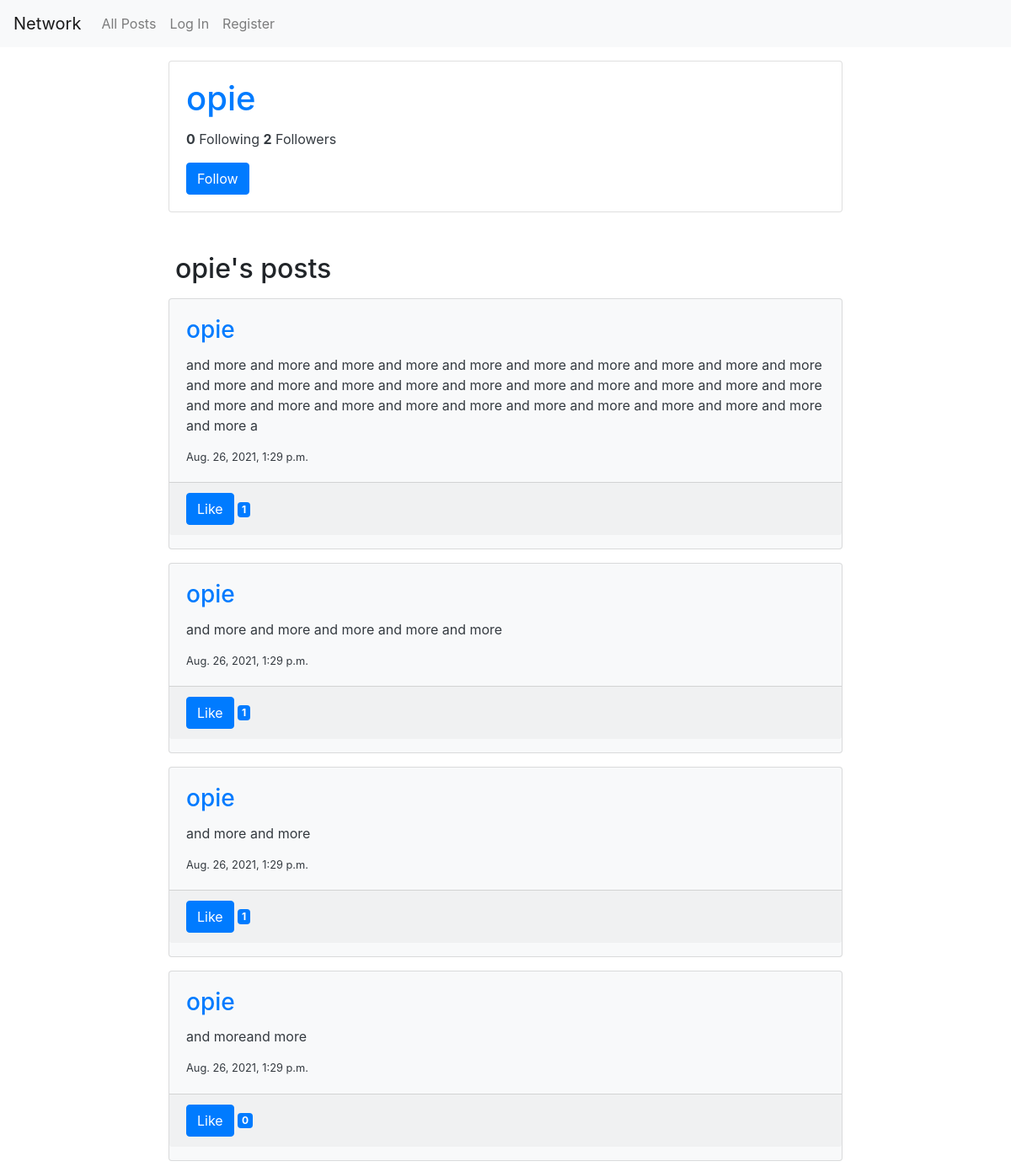
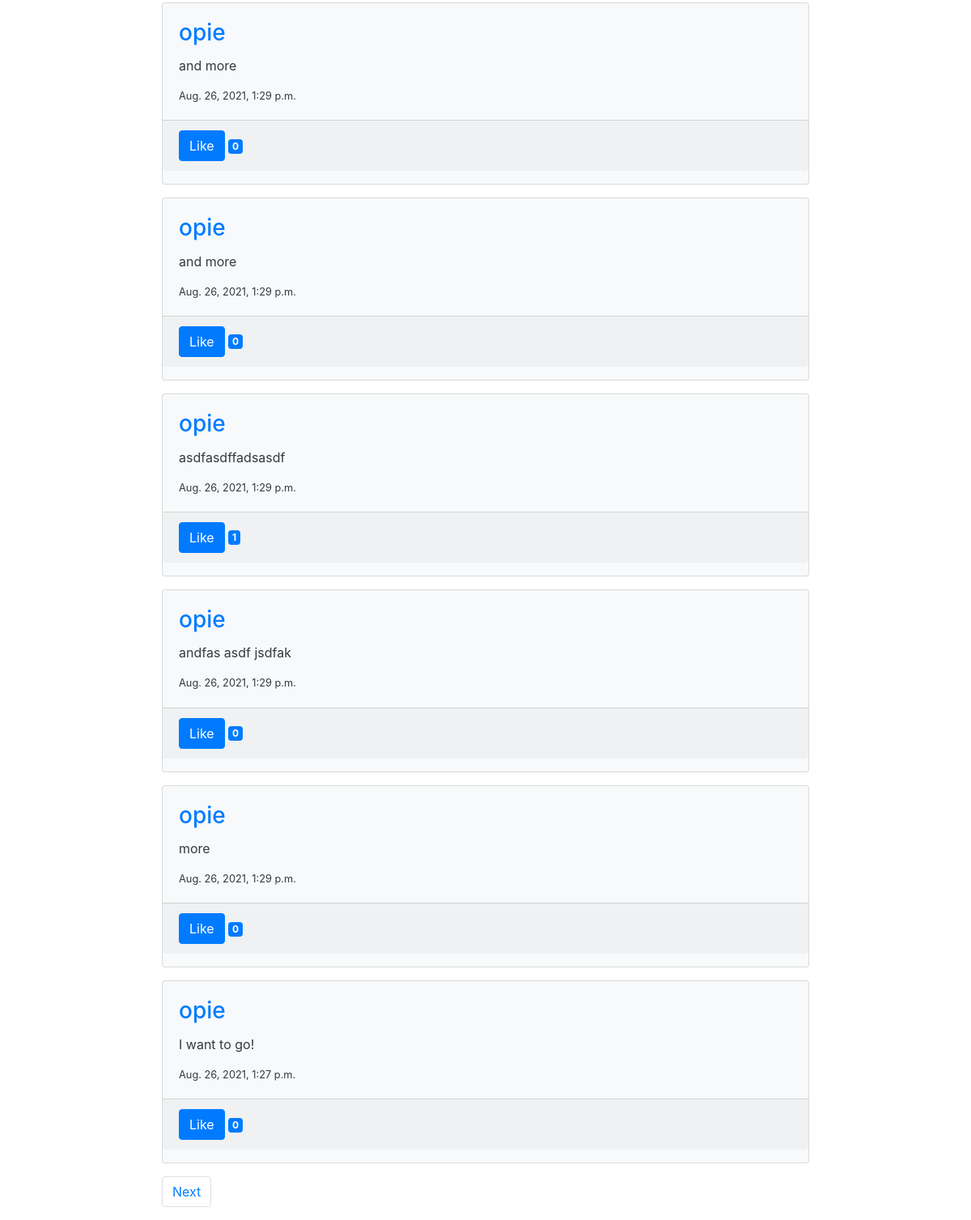
The app's page /profile/opie with its own data (2 pictures, top to bottom).
### network/models.py (models this page shows, shortened)
class User(AbstractUser):
    def __str__(self):
        return f"{self.username}"

class Post(models.Model):
    poster = models.ForeignKey(User, on_delete=models.CASCADE, related_name="posts")
    content = models.CharField(max_length=280)
    created = models.DateTimeField(auto_now_add=True)
    updated = models.DateTimeField(auto_now=True)

### network/views.py (the view)
# urls.py: path("profile/<str:profilename>", views.profile, name="profile"),
def profile(request, profilename):
    user_id = request.user.id
    try:
        profile_id = User.objects.get(username=profilename).pk
        profile_posts = Post.objects.filter(poster=profile_id).values()
        profile_posts = get_post_data(profile_posts, user_id)
        paginator = Paginator(profile_posts, 10)
        page_number = request.GET.get('page')
        page_obj = paginator.get_page(page_number)
        followers = Follow.objects.filter(followed=profile_id, follow_status=True).count()
        follows = Follow.objects.filter(follower=profile_id, follow_status=True).count()
        try:
            Follow.objects.get(followed=profile_id, follower=user_id, follow_status=True)
            follow_button = "Unfollow"
        except:
            follow_button = "Follow"
        context = {
            "profilename": profilename,
            "page_obj": page_obj,
            "followers": followers,
            "follows": follows,
            "follow_button": follow_button
        }
    except:
        message = "No user with that profile name exists."
        context = {
            "profilename": profilename,
            "message": message
        }
    return render(request, "network/profile.html", context)

### network/views.py (called while the page is built)
def get_post_data(posts, user_id):
    posts = list(posts)
    posts.sort(key=lambda post:post['created'], reverse=True)
    for post in posts:
        poster_id = post['poster_id']
        poster = User.objects.get(pk=poster_id).username
        post['poster'] = poster
        post_id = post['id']
        likes = Like.objects.filter(liked_post=post_id, like_status=True)
        likes_count = likes.count() #### no need convert to list to get count?
        post['likes_count'] = likes_count
        likes_by_user = list(likes.filter(liker=user_id, like_status=True))
        if likes_by_user == []:
            like_button = "Like"
        else:
            like_button = "Unlike"
        post['like_button'] = like_button
    return posts

### network/templates/network/profile.html (shortened to what this page needs)
{% extends "network/layout.html" %}
{% load static %}
{% block body %}
    {% if message %}
        {{message}}
    {% else %}
        <div id="profile-info">
            <div class="card text-dark m-3 mx-auto" style="width: 50rem;">
                <div class="card-body">
                    <h1 class="card-title"><a href="{% url 'profile' profilename %}">{{profilename}}</a></h5>
                    <p class="card-text">
                        <strong>{{follows}}</strong> Following
                        <strong>{{followers}}</strong> Followers
                    </p>
                    {% if user.username != profilename %}
                        <p class="card-text">
                            <button type="submit" class="btn btn-primary follow-button" id="follow-button-{{profilename}}">{{follow_button}}</button>
                        </p>
                    {% endif %}
                </div>
            </div>
        </div>
        <div id="profile-posts">
            <h2 class="mx-auto mt-5" style="width: 49rem;">
                {{profilename}}'s posts
            </h2>
            {% for post in page_obj %}
                <div class="card text-dark bg-light m-3 mx-auto" style="width: 50rem;">
                    <div class="card-body">
                        <h3 class="card-title"><a href="{% url 'profile' post.poster %}">{{post.poster}}</a></h5>
                        <p class="card-text">{{post.content}}</p>
                        <p class="card-text small">{{post.created}}</p>
                    </div>
                    <p class="card-footer">
                        <button type="submit" class="btn btn-primary like-button" id="like-button-{{post.id}}">{{post.like_button}}</button>
                        <span class="badge badge-primary like-badge" id="like-badge-{{post.id}}">{{post.likes_count}}</span>
                    </p>
                </div>
            {% endfor %}
        </div>
        <nav aria-label="Page navigation for posts" class="m-3 mx-auto" style="width: 50rem;">
            <ul class="pagination">
                {% if page_obj.has_next %}
                    <li class="page-item">
                        <a class="page-link" href="?page={{ page_obj.next_page_number }}">
                            Next
                        </a>
                    </li>
                {% endif %}
            </ul>
        </nav>
    {% endif %}
{% endblock %}

### records on screen
User: username "opie"
Post: poster "opie", content "and more and more and more and more and more and more and more and more and more and more and more and more and more and more and more and more and more and more and more and more and more and more and more and more and more and more and more and more and more and more and more a", created "Aug. 26, 2021, 1:29 p.m.", like_button "Like", likes_count "1"
Post: poster "opie", content "and more and more and more and more and more", created "Aug. 26, 2021, 1:29 p.m.", like_button "Like", likes_count "1"
Post: poster "opie", content "and more and more", created "Aug. 26, 2021, 1:29 p.m.", like_button "Like", likes_count "1"
Post: poster "opie", content "and moreand more", created "Aug. 26, 2021, 1:29 p.m.", like_button "Like", likes_count "0"
Post: poster "opie", content "and more", created "Aug. 26, 2021, 1:29 p.m.", like_button "Like", likes_count "0"
Post: poster "opie", content "and more", created "Aug. 26, 2021, 1:29 p.m.", like_button "Like", likes_count "0"
Post: poster "opie", content "asdfasdffadsasdf", created "Aug. 26, 2021, 1:29 p.m.", like_button "Like", likes_count "1"
Post: poster "opie", content "andfas asdf jsdfak", created "Aug. 26, 2021, 1:29 p.m.", like_button "Like", likes_count "0"
Post: poster "opie", content "more", created "Aug. 26, 2021, 1:29 p.m.", like_button "Like", likes_count "0"
Post: poster "opie", content "I want to go!", created "Aug. 26, 2021, 1:27 p.m.", like_button "Like", likes_count "0"

### other values on screen
{{ follows }} "0"
{{ followers }} "2"
{{ follow_button }} "Follow"
